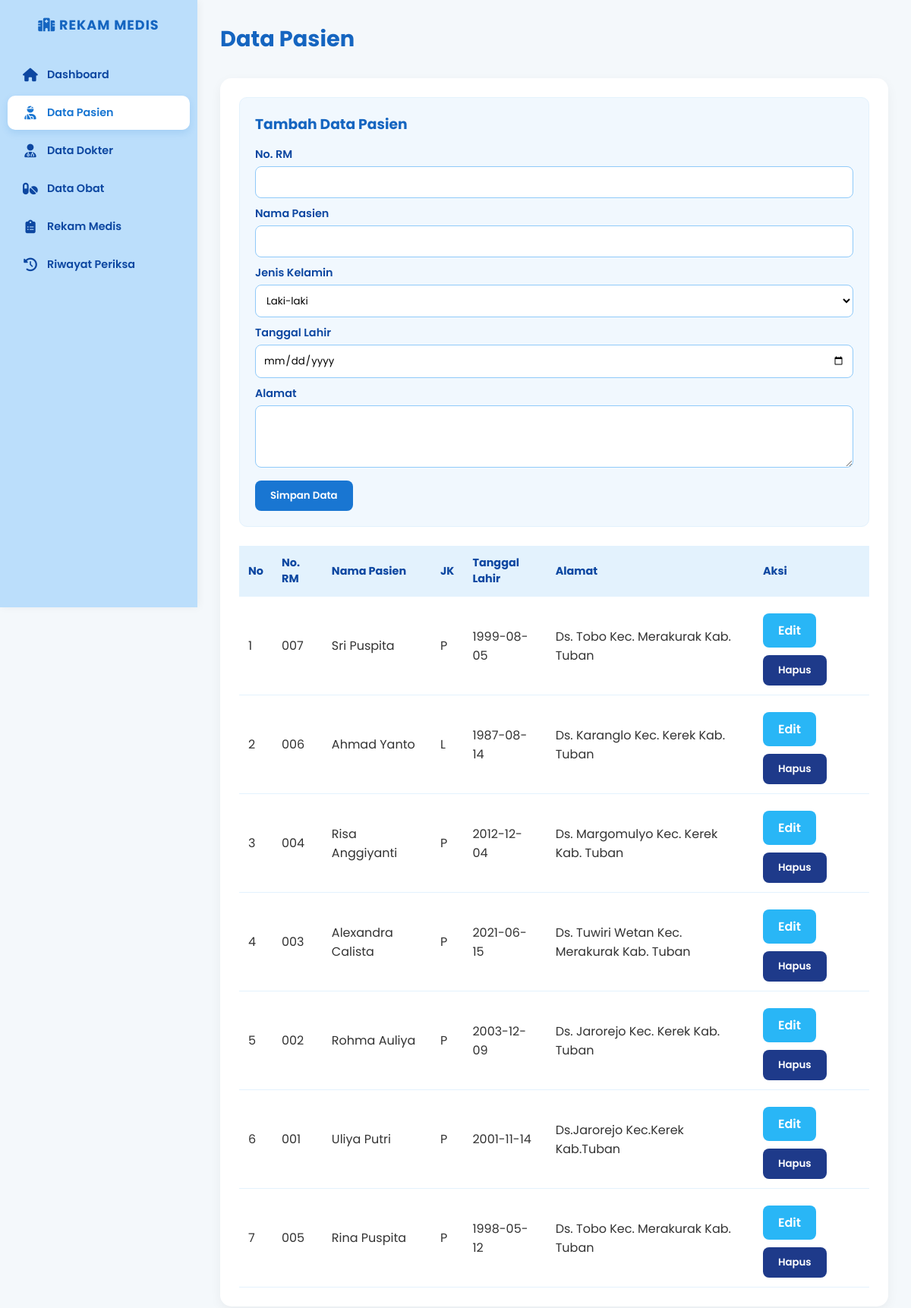
The app's page /pasien.php with its own data.
### tables this page shows
CREATE TABLE `pasien` (
  `id_pasien` int(11) NOT NULL,
  `no_rm` varchar(20) NOT NULL,
  `nama_pasien` varchar(100) NOT NULL,
  `jenis_kelamin` enum('L','P') NOT NULL,
  `tanggal_lahir` date NOT NULL,
  `alamat` text NOT NULL
);

### pasien.php (the view, shortened to what this page needs)
<?php
include 'koneksi.php';
?>
<!DOCTYPE html>
<html lang="id">
<head>
    <link rel="stylesheet" href="style.css">
    <link rel="stylesheet" href="https://cdnjs.cloudflare.com/ajax/libs/font-awesome/6.4.0/css/all.min.css">
</head>
<body>
    <div class="sidebar">
        <h2><i class="fa-solid fa-hospital"></i> REKAM MEDIS</h2>
        <a href="index.php"><i class="fa-solid fa-house"></i> Dashboard</a>
        <a href="pasien.php" class="active"><i class="fa-solid fa-user-injured"></i> Data Pasien</a>
        <a href="dokter.php"><i class="fa-solid fa-user-doctor"></i> Data Dokter</a>
        <a href="obat.php"><i class="fa-solid fa-pills"></i> Data Obat</a>
        <a href="rekam_medis.php"><i class="fa-solid fa-clipboard-list"></i> Rekam Medis</a>
        <a href="riwayat.php"><i class="fa-solid fa-clock-rotate-left"></i> Riwayat Periksa</a>
    </div>
    <div class="main-content">
        <div class="header-top"><h1>Data Pasien</h1></div>
        <?php
        $edit = false;
        $data_edit = ['id_pasien' => '', 'no_rm' => '', 'nama_pasien' => '', 'jenis_kelamin' => 'L', 'tanggal_lahir' => '', 'alamat' => ''];
        ?>
        <div class="container">
            <form action="proses_pasien.php" method="POST">
                <h3><?= $edit ? 'Edit Data Pasien' : 'Tambah Data Pasien' ?></h3>
                <label>No. RM</label>
                <input type="text" name="no_rm" value="<?= $data_edit['no_rm'] ?>" required>
                <label>Nama Pasien</label>
                <input type="text" name="nama_pasien" value="<?= $data_edit['nama_pasien'] ?>" required>
                <label>Jenis Kelamin</label>
                <select name="jenis_kelamin" required>
                    <option value="L" <?= $data_edit['jenis_kelamin'] == 'L' ? 'selected' : '' ?>>Laki-laki</option>
                </select>
                <label>Tanggal Lahir</label>
                <input type="date" name="tanggal_lahir" value="<?= $data_edit['tanggal_lahir'] ?>" required>
                <label>Alamat</label>
                <textarea name="alamat" rows="3" required><?= $data_edit['alamat'] ?></textarea>
                <?php if($edit): ?>
                    <button type="submit" name="update" class="btn btn-warning">Update Data</button>
                    <a href="pasien.php" class="btn btn-danger">Batal</a>
                <?php else: ?>
                    <button type="submit" name="tambah" class="btn">Simpan Data</button>
                <?php endif; ?>
            </form>
            <table>
                <thead>
                    <tr>
                        <th>No</th>
                        <th>No. RM</th>
                        <th>Nama Pasien</th>
                        <th>JK</th>
                        <th>Tanggal Lahir</th>
                        <th>Alamat</th>
                        <th>Aksi</th>
                    </tr>
                </thead>
                <tbody>
                    <?php
                    $no = 1;
                    $query = mysqli_query($conn, "SELECT * FROM pasien ORDER BY id_pasien DESC");
                    while ($p = mysqli_fetch_array($query)) {
                    ?>
                    <tr>
                        <td><?= $no++ ?></td>
                        <td><?= $p['no_rm'] ?></td>
                        <td><?= $p['nama_pasien'] ?></td>
                        <td><?= $p['jenis_kelamin'] ?></td>
                        <td><?= $p['tanggal_lahir'] ?></td>
                        <td><?= $p['alamat'] ?></td>
                        <td>
                            <a href="pasien.php?edit=<?= $p['id_pasien'] ?>" class="btn btn-warning">Edit</a>
                            <button type="button" class="btn btn-danger" onclick="konfirmasiHapus(<?= $p['id_pasien'] ?>)">Hapus</button>
                        </td>
                    </tr>
                    <?php } ?>
                </tbody>
            </table>
        </div>
    </div>
</body>
</html>

### style.css (style rules this page uses)
* { margin: 0; padding: 0; box-sizing: border-box; font-family: 'Poppins', sans-serif; }
body { background-color: #f4f8fb; color: #333; display: flex; min-height: 100vh; }
.sidebar { width: 260px; background-color: #bbdefb; color: #0d47a1; padding: 20px 0; position: fixed; height: 100vh; box-shadow: 2px 0 10px rgba(0,0,0,0.05); z-index: 100; }
.sidebar h2 { text-align: center; margin-bottom: 30px; font-size: 1.1rem; letter-spacing: 1px; border: none; color: #1565c0; }
.sidebar a { display: flex; align-items: center; color: #0d47a1; text-decoration: none; padding: 12px 20px; margin: 5px 10px; border-radius: 10px; transition: 0.3s; font-weight: 600; font-size: 0.9rem; }
.sidebar a.active { background-color: #ffffff; color: #1976d2; box-shadow: 0 4px 10px rgba(25, 118, 210, 0.15); }
.sidebar a i { margin-right: 12px; font-size: 1.1rem; width: 20px; text-align: center; }
.main-content { margin-left: 260px; flex: 1; padding: 30px; width: calc(100% - 260px); }
.header-top { display: flex; justify-content: space-between; align-items: center; margin-bottom: 30px; }
.header-top h1 { color: #1565c0; border: none; padding: 0; font-size: 1.8rem; }
.container { background: white; padding: 25px; border-radius: 15px; box-shadow: 0 5px 15px rgba(0,0,0,0.05); margin-bottom: 30px; }
h2, h3 { color: #1565c0; margin-bottom: 15px; }
table { width: 100%; border-collapse: collapse; margin-top: 15px; }
th, td { border-bottom: 1px solid #e3f2fd; padding: 12px; text-align: left; }
th { background-color: #e3f2fd; color: #0d47a1; font-size: 0.9rem; }
form { background: #f1f8fe; padding: 20px; border-radius: 10px; margin-bottom: 25px; border: 1px solid #e3f2fd; }
label { display: block; margin-top: 10px; font-weight: 600; font-size: 0.9rem; color: #0d47a1; }
input[type="text"], input[type="number"], input[type="date"], select, textarea { width: 100%; padding: 10px; margin-top: 5px; border: 1px solid #90caf9; border-radius: 8px; outline: none; background-color: #ffffff; }
.btn { padding: 10px 20px; background-color: #1976d2; color: white; border: none; border-radius: 8px; cursor: pointer; font-weight: 600; margin-top: 10px; text-decoration: none; display: inline-block; transition: 0.3s; }
.btn-warning { background-color: #29b6f6; }
.btn-danger { background-color: #1e3a8a; }

### records on screen
pasien: no_rm "007", nama_pasien "Sri Puspita", jenis_kelamin "P", tanggal_lahir "1999-08-05", alamat "Ds. Tobo Kec. Merakurak Kab. Tuban"
pasien: no_rm "006", nama_pasien "Ahmad Yanto", jenis_kelamin "L", tanggal_lahir "1987-08-14", alamat "Ds. Karanglo Kec. Kerek Kab. Tuban"
pasien: no_rm "004", nama_pasien "Risa Anggiyanti", jenis_kelamin "P", tanggal_lahir "2012-12-04", alamat "Ds. Margomulyo Kec. Kerek Kab. Tuban"
pasien: no_rm "003", nama_pasien "Alexandra Calista", jenis_kelamin "P", tanggal_lahir "2021-06-15", alamat "Ds. Tuwiri Wetan Kec. Merakurak Kab. Tuban"
pasien: no_rm "002", nama_pasien "Rohma Auliya", jenis_kelamin "P", tanggal_lahir "2003-12-09", alamat "Ds. Jarorejo Kec. Kerek Kab. Tuban"
pasien: no_rm "001", nama_pasien "Uliya Putri", jenis_kelamin "P", tanggal_lahir "2001-11-14", alamat "Ds.Jarorejo Kec.Kerek Kab.Tuban"
pasien: no_rm "005", nama_pasien "Rina Puspita", jenis_kelamin "P", tanggal_lahir "1998-05-12", alamat "Ds. Tobo Kec. Merakurak Kab. Tuban"
